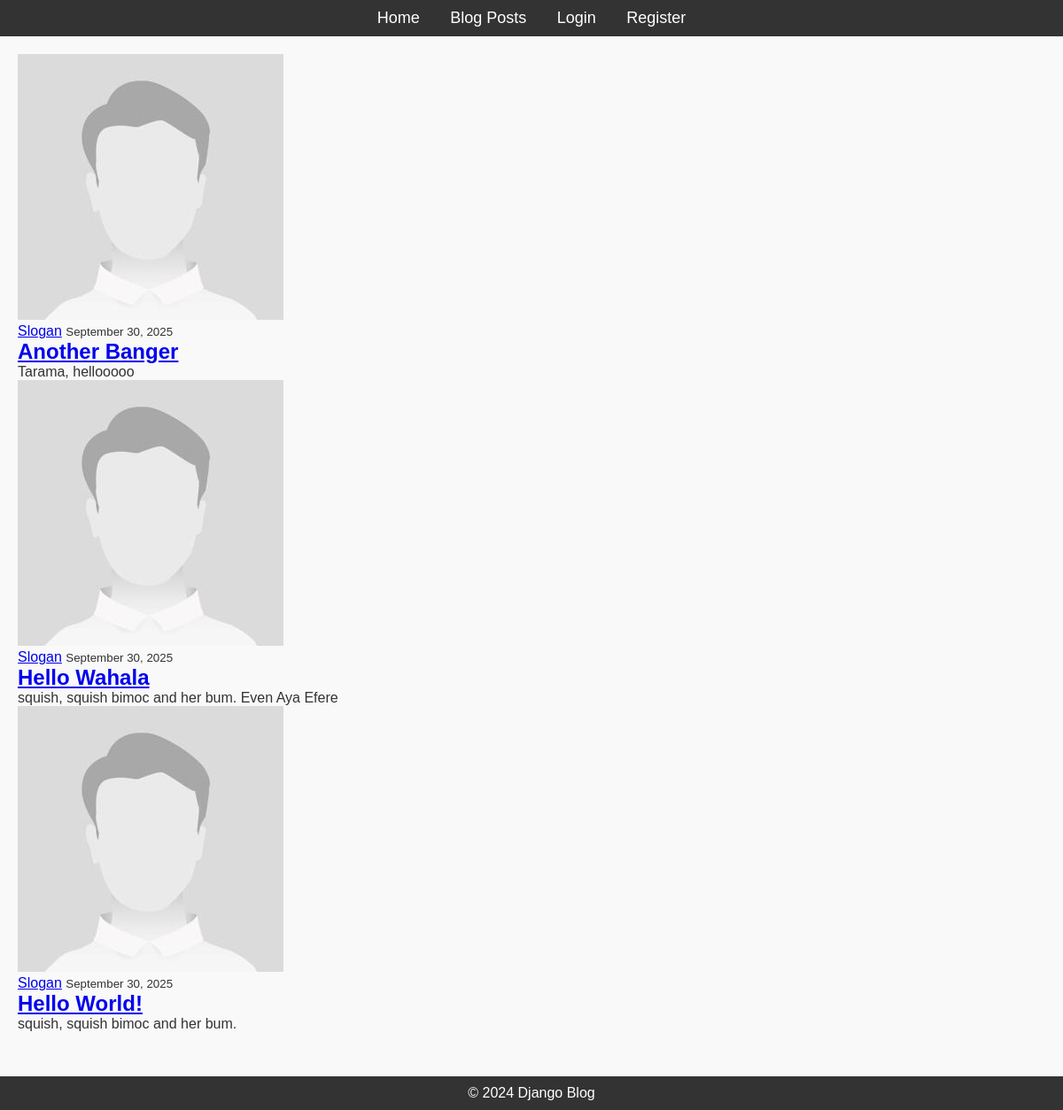
The app's page /posts/, older data.
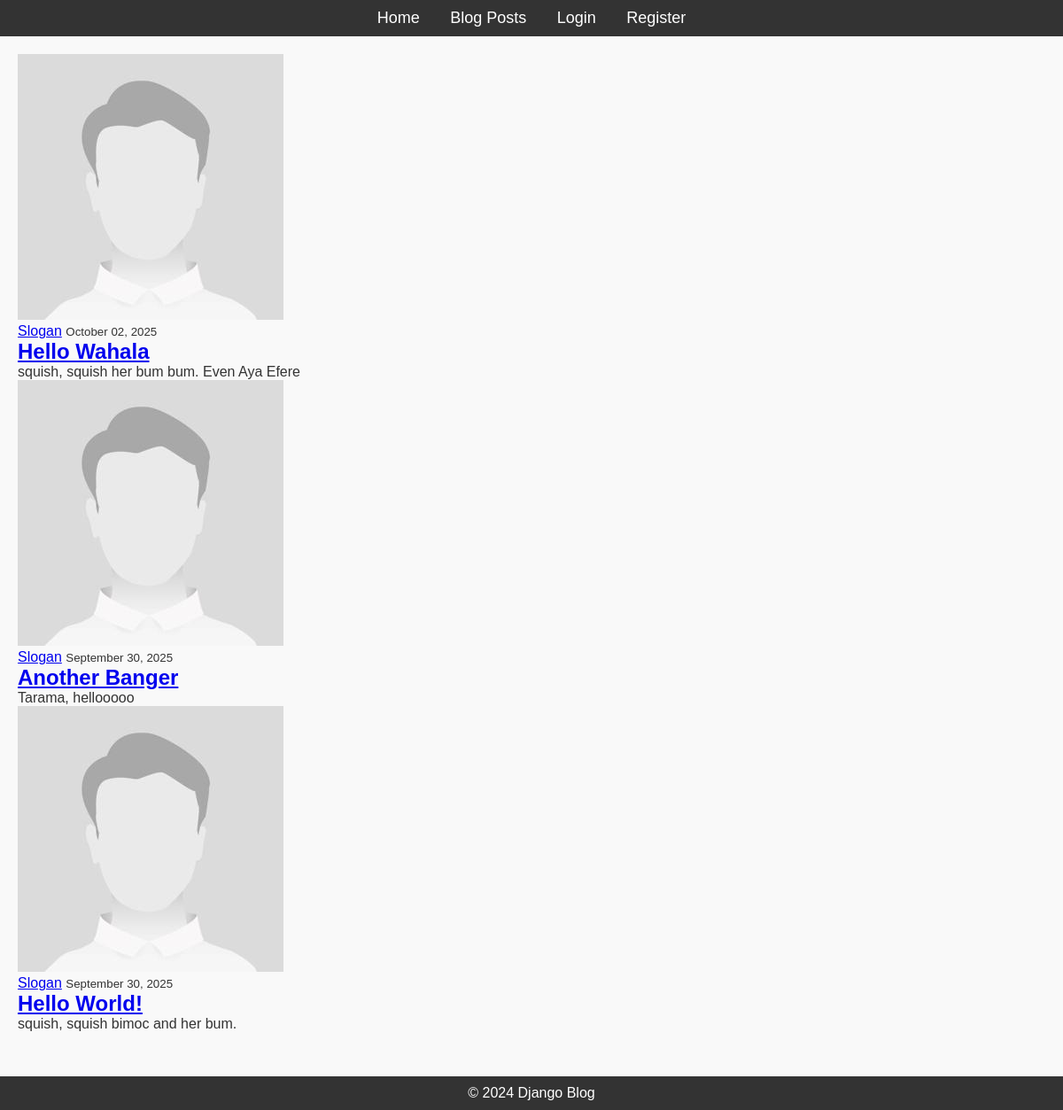
The same page, newer data.
### blog/models.py (models this page shows, shortened)
class Post(models.Model):
    title = models.CharField(max_length=200)
    content = models.TextField()
    published_date = models.DateTimeField(auto_now=True)
    author = models.ForeignKey(User, on_delete=models.CASCADE, related_name='post')
    tags = TaggableManager()

class Profile(models.Model):
    user = models.OneToOneField(User, on_delete=models.CASCADE)
    image = models.ImageField(default='default.jpg', upload_to='profile_pics')

### blog/views.py (the view)
# urls.py: path('posts/', PostListView.as_view(), name='posts'),
class PostListView(ListView):
    model = Post
    template_name = 'blog/home.html'
    context_object_name = 'posts'
    ordering = ['-published_date']

### blog/templates/blog/home.html (shortened to what this page needs)
{% extends "blog/base.html" %}
{% block content %}
    {% for post in posts %}
    <article class="media content-section">
        <img class="rounded-circle article-img" src="{{ post.author.profile.image.url}}" alt="">
        <div class="media-body">
            <div class="article-metadata">
                <a class="mr-2" href="#">{{ post.author }}</a>
                <small class="text-muted">{{ post.published_date|date:"F d, Y" }}</small>
            </div>
            <h2><a class="article-title" href="{% url 'post-detail' post.id %}">{{ post.title }}</a></h2>
            <p class="article-content">{{ post.content }}</p>
        </div>
    </article>
    {% endfor %}
{% endblock content%}

Row changes from the older to the newer data that the page shows:
changed Post "Hello Wahala": published_date "September 30, 2025" → "October 02, 2025"; content "squish, squish bimoc and her bum. Even Aya Efere" → "squish, squish her bum bum. Even Aya Efere"; moves up the list
